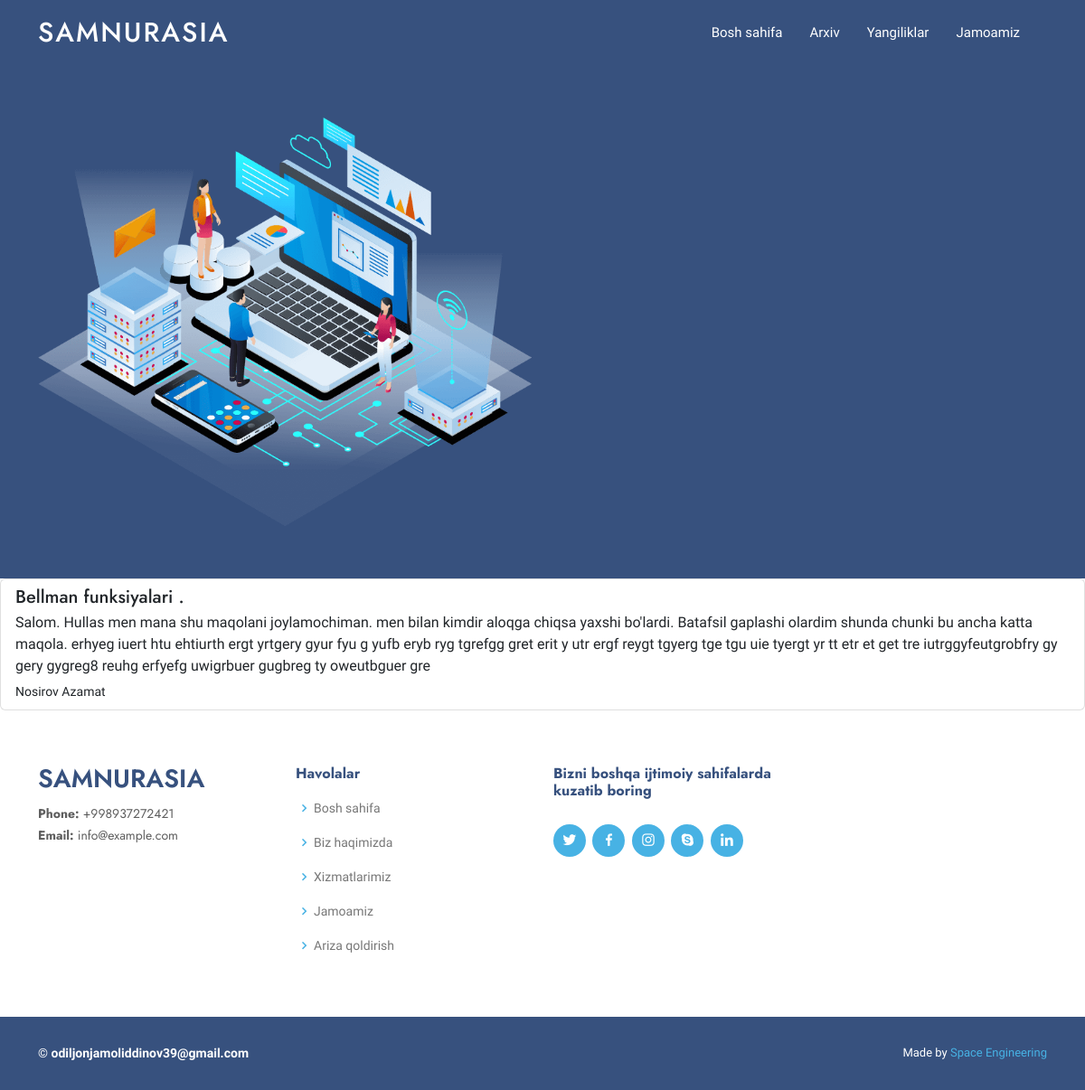
Before: /col/1 with the older database file.
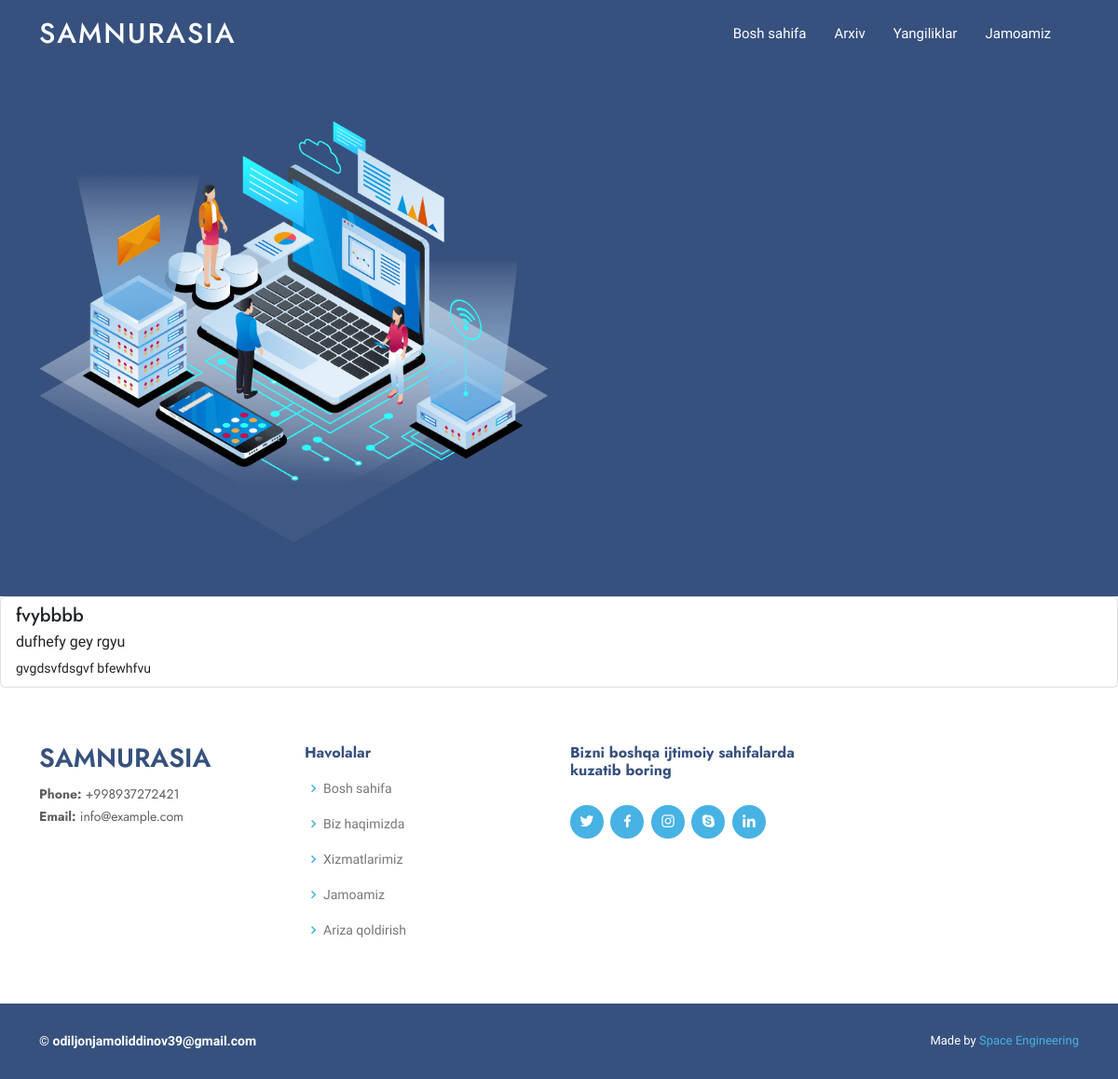
After: the same page with the newer database file.
### articles/models.py (models this page shows, shortened)
class Article(models.Model):
    journal = models.ForeignKey(Journal, on_delete=models.SET_NULL, null=True)
    column = models.ForeignKey(ArticleColumn, on_delete=models.SET_DEFAULT, default=1)
    confirmed = models.ForeignKey(Moderator, on_delete=models.SET_NULL, null=True)
    title = models.CharField(max_length=250)
    file = models.FileField(upload_to='files/post')
    approved_date_time = models.DateTimeField(auto_now_add=True)
    description = models.TextField()
    first_name = models.CharField(max_length=100)
    last_name = models.CharField(max_length=100)
    is_active = models.BooleanField(default=True)
    class Meta:
        verbose_name = 'Maqola'
        verbose_name_plural = '4. Maqolalar'

### pages/views.py (the view)
# urls.py: path('col/<int:pk>', views.detail_col, name='detail_col'),
def detail_col(request: WSGIRequest, pk):
    col = get_object_or_404(ArticleColumn, pk=pk)
    data = Article.objects.filter(column_id=col.pk, is_active=True)
    return render(request, 'pages/filter.html', {
        'data': data,
        'icon': Icon.object(),
    })

### pages/models.py (called while the page is built)
    def object():
        return Icon.objects.get(pk=1)

### templates/pages/filter.html (shortened to what this page needs)
{% extends 'pages/base.html' %}
{% block content %}
<main id="main">
    <div class="list-group">
        {% for i in data %}
        <a href="{{i.file.url}}" class="list-group-item list-group-item-action flex-column align-items-start" download="">
          <div class="d-flex w-100 justify-content-between">
            <h5 class="mb-1">{{i.title}}</h5>
          </div>
          <p class="mb-1">{{i.description}}</p>
          <small>{{i.last_name}} {{i.first_name}}</small>
        </a>
        {% endfor %}
      </div>
  </main>
{% endblock %}

Changed rows visible on the page:
no longer on this page (row edited): Article: title "Bellman funksiyalari .", description "Salom. Hullas men mana shu maqolani joylamochiman. men bilan kimdir aloqga chiqsa yaxshi bo'lardi. Batafsil gaplashi olardim shunda chunki bu ancha katta maqola. erhyeg iuert htu ehtiurth ergt yrtgery gyur fyu g yufb eryb ryg tgrefgg gret erit y utr ergf reygt tgyerg tge tgu uie tyergt yr tt etr et get tre iutrggyfeutgrobfry gy gery gygreg8 reuhg erfyefg uwigrbuer gugbreg ty oweutbguer gre", last_name "Nosirov", first_name "Azamat"
now on this page (row edited): Article: title "fvybbbb", description "dufhefy gey rgyu", last_name "gvgdsvfdsgvf", first_name "bfewhfvu"
